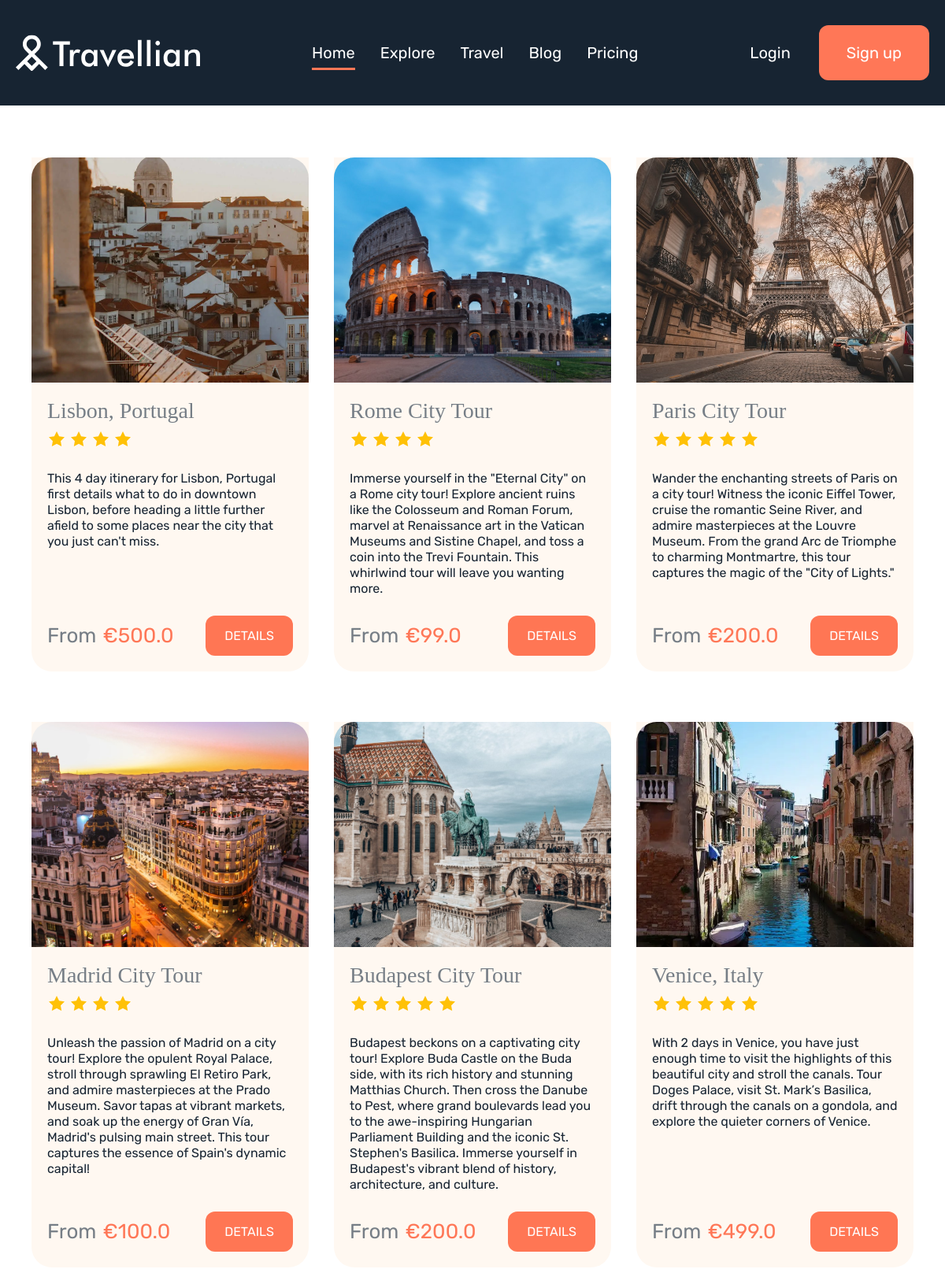
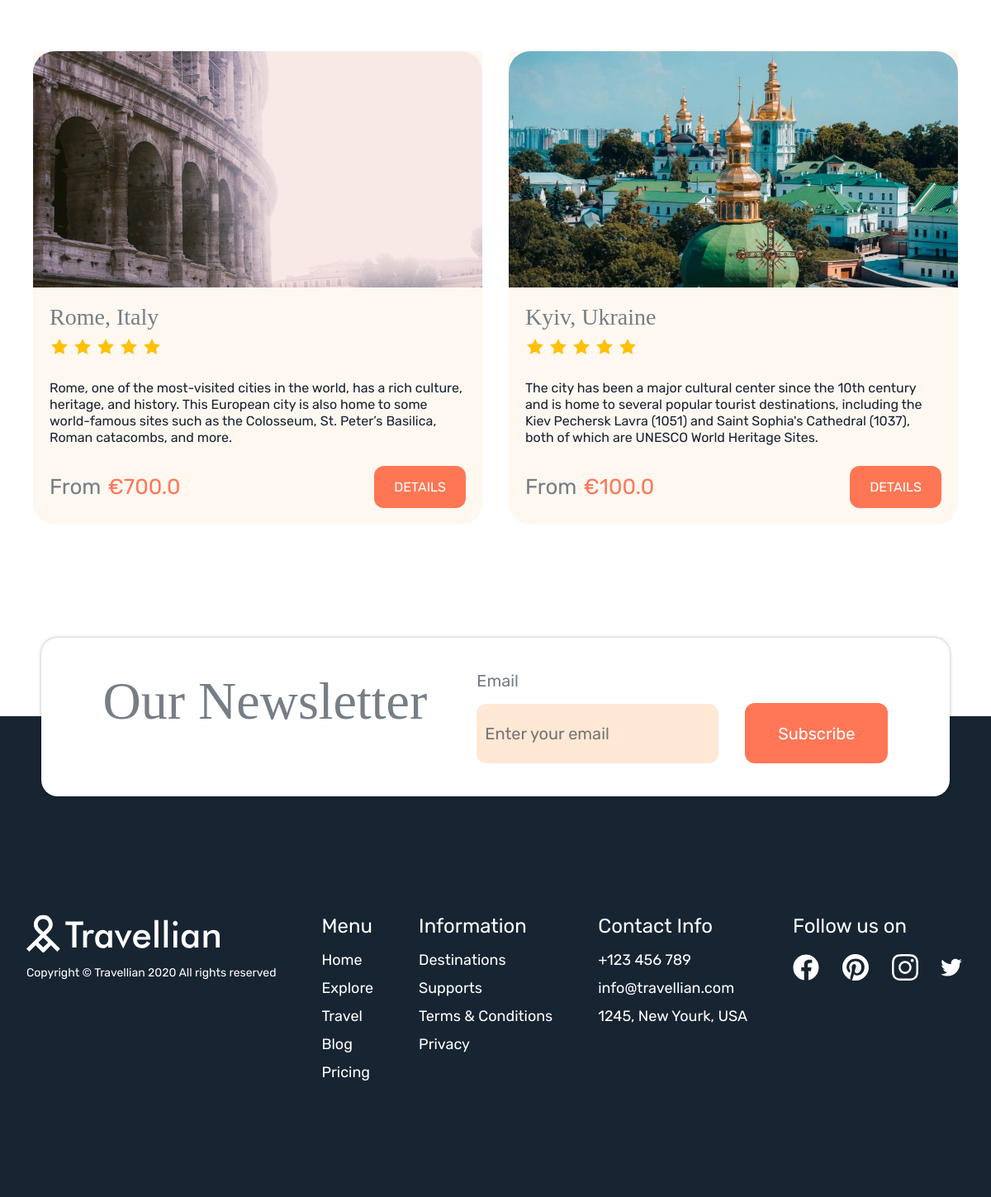
Screenshot of /offers/ with the database file from the repository (2 pictures, top to bottom).
### diploma_page/models.py (models this page shows, shortened)
class Trips(models.Model):
    title = models.CharField(max_length=100)
    type = models.CharField(max_length=100)
    cost = models.FloatField(max_length=10)
    days = models.IntegerField()
    rating = models.IntegerField()
    description = models.TextField(max_length=400)
    trip_image = models.ImageField(null = True, blank=True, upload_to="images/")
    is_special = models.BooleanField()

### diploma_page/views.py (the view)
# urls.py: path('offers/', offers, name='offers'),
def offers(request):
    data = Trips.objects.all()
    form = registerForm(request)
    return render(request, 'offers/index.html', {'data': data,'form': form})

### diploma_page/forms.py
class AccountCreationForm(UserCreationForm):
    login = forms.BooleanField(widget=forms.HiddenInput, initial=True)
    def __init__(self, *args, **kwargs):
        super().__init__(*args, **kwargs)
        self.fields['username'].widget.attrs.update({'placeholder':_('Username')})
        self.fields['password1'].widget.attrs.update({'placeholder':_('Password')})
        self.fields['password2'].widget.attrs.update({'placeholder':_('Repeat password')})

### diploma_page/views.py (called while the page is built)
def registerForm(request):
    if request.method == "POST" and 'login' in request.POST:
        form = AccountCreationForm(request.POST)
        if form.is_valid():
            form.save()
            return HttpResponseRedirect("/")
        else:
            messages.error(request, form.errors, extra_tags="register")
    else:
        form = AccountCreationForm()
    return form

### diploma_page/templates/offers/index.html (shortened to what this page needs)
{% extends '../base.html' %}
{% block head %}
{% load static %}
    <link rel="stylesheet" href="{% static 'offers/styles/style.css' %}">
{% endblock head%}
{% block content %}
<div class="offers-page-wrap">
    <div class = "d-flex offers-list-wrap">
        {% for item in data %}
        <div class = "offer-item">
            <div style="background-image: url(../media/{{item.trip_image}});" class = "offer-image-block bg-options">
            </div>
            <div class = "offer-text-block">
                <div class = "offer-rate">
                    <span class = "offer-title grey-text d-block">{{ item.title }}</span>
                    {% for i in '0123456789'|make_list %}
                        {% if  forloop.counter <= item.rating %}
                        <svg width="24" height="24" viewBox="0 0 24 24" fill="none" xmlns="http://www.w3.org/2000/svg">
                            <path d="M12 2.00006L15.09 8.26006L22 9.27006L17 14.1401L18.18 21.0201L12 17.7701L5.82 21.0201L7 14.1401L2 9.27006L8.91 8.26006L12 2.00006Z" fill="#FFC107"/>
                            </svg>
                        {% endif %}
                    {% endfor %}
                </div>
                <span class = "offer-description d-block">{{ item.description }}</span>
                <div class="www">
                    <div class="offer-price-details">
                        <div class = "offer-price-wrap">
                            <span class = "title-small grey-text">From</span>
                            <span class = "offer-price">€{{ item.cost }}</span>
                        </div>
                        <div class = "offer-details">
                            <a class="offer-btn" href = "{{item.id}}">Details</a>
                        </div>
                    </div>
                </div>
            </div>
        </div>
        {% endfor %}
    </div>
</div>
{% endblock content%}

### diploma_page/static/styles/style.css (style rules this page uses)
a, abbr, acronym, address, applet, article, aside, audio, b, big, blockquote, body, canvas, caption, center, cite, code, dd, del, details, dfn, div, dl, dt, em, embed, fieldset, figcaption, figure, footer, form, h1, h2, h3, h4, h5, h6, header, hgroup, html, i, iframe, img, ins, kbd, label, legend, li, mark, menu, nav, object, ol, output, p, pre, q, ruby, s, samp, section, small, span, strike, strong, sub, summary, sup, table, tbody, td, tfoot, th, thead, time, tr, tt, u, ul, var, video { margin: 0; padding: 0; border: 0; font-size: 100%; font: inherit; vertical-align: baseline }
body { line-height: 1 }
:root { --main-page-color: #FF7757; --secondary-color: #172432; --desktop-vertical-padding: 182px; --secondary-text-color: #767E86; --page-font1: Playfair Display; --page-font2: Rubik }
.offer-item { display: -webkit-box; display: -ms-flexbox; display: flex; -webkit-box-orient: vertical; -webkit-box-direction: normal; -ms-flex-direction: column; flex-direction: column; border-radius: 0 0 26px 26px; background: #fff8f1; height: 100% }
.offer-image-block { height: 286px; width: 100%; border-radius: 26px 26px 0 0; background: -webkit-gradient(linear, left bottom, left top, from(rgba(255, 119, 87, .1)), to(rgba(255, 119, 87, .1))), #d3d3d3; background: -o-linear-gradient(bottom, rgba(255, 119, 87, .1) 0, rgba(255, 119, 87, .1) 100%), #d3d3d3; background: linear-gradient(0deg, rgba(255, 119, 87, .1) 0, rgba(255, 119, 87, .1) 100%), #d3d3d3 }
.offer-text-block { display: -webkit-box; display: -ms-flexbox; display: flex; padding: 20px; -webkit-box-orient: vertical; -webkit-box-direction: normal; -ms-flex-direction: column; flex-direction: column; gap: 24px }
.offer-title { padding-bottom: 8px; font-family: Mulish; font-size: 28px }
.offer-description { color: #172432; font-family: var(--page-font2); font-size: 16px; line-height: 20px }
.offer-price-wrap { display: -webkit-box; display: -ms-flexbox; display: flex; -webkit-box-align: center; -ms-flex-align: center; align-items: center; gap: 8px }
.offer-price { color: var(--main-page-color); font-family: var(--page-font2); font-size: 32px }
.offer-price-details { display: -webkit-box; display: -ms-flexbox; display: flex; -webkit-box-orient: vertical; -webkit-box-direction: normal; -ms-flex-direction: column; flex-direction: column; gap: 20px }
.offer-details { padding: 16px 0 }
.offer-btn { border-radius: 12px; background: #ff7654; padding: 16px 24px; text-decoration: none; color: #fff; font-family: var(--page-font2); font-size: 20px; text-transform: uppercase }
@media only screen and (min-width:720px) { .title-small { font-size: 24px !important } }
@media only screen and (min-width:720px) { .offer-image-block { background-position: 50% } }
@media only screen and (min-width:1122px) and (max-width:1250px) { .offer-price-details span { font-size: 26px !important } }
@media only screen and (min-width:1122px) and (max-width:1250px) { .offer-btn { font-size: 16px !important } }
@media only screen and (min-width:1122px) { .blog-post-wrap, .btn-login-signup, .gallery-images-wrap, .offer-price-details, .offer-wrap, .planners-wrap, header .menu { -webkit-box-orient: horizontal; -webkit-box-direction: normal; -ms-flex-direction: row; flex-direction: row } }
@media only screen and (min-width:1122px) { .title-small { font-size: 24px !important } }
@media only screen and (min-width:1122px) { .offer-item { background-size: cover } }
@media only screen and (min-width:1122px) { .offer-price-details { -webkit-box-pack: justify; -ms-flex-pack: justify; justify-content: space-between } }
body { line-height: normal }
.grey-text { color: var(--secondary-text-color) !important }
.d-block { display: block }
.d-flex { display: -webkit-box; display: -ms-flexbox; display: flex }
.normal-text, .title-small { font-family: var(--page-font2); font-size: 18px }
.bg-options { background-size: cover; background-repeat: no-repeat }
.offer-description, .offer-text-block { -webkit-box-flex: 1; -ms-flex: 1; flex: 1 }
.offer-text-block { height: -webkit-max-content; height: -moz-max-content; height: max-content }

### rows the page displays
Trips: trip_image (picture), title "Lisbon, Portugal", rating 4 (drawn), description "This 4 day itinerary for Lisbon, Portugal first details what to do in downtown Lisbon, before heading a little further afield to some places near the city that you just can't miss.", cost "500.0"
Trips: trip_image (picture), title "Rome City Tour", rating 4 (drawn), description "Immerse yourself in the \"Eternal City\" on a Rome city tour! Explore ancient ruins like the Colosseum and Roman Forum, marvel at Renaissance art in the Vatican Museums and Sistine Chapel, and toss a coin into the Trevi Fountain. This whirlwind tour will leave you wanting more.", cost "99.0"
Trips: trip_image (picture), title "Paris City Tour", rating 5 (drawn), description "Wander the enchanting streets of Paris on a city tour! Witness the iconic Eiffel Tower, cruise the romantic Seine River, and admire masterpieces at the Louvre Museum. From the grand Arc de Triomphe to charming Montmartre, this tour captures the magic of the \"City of Lights.\"", cost "200.0"
Trips: trip_image (picture), title "Madrid City Tour", rating 4 (drawn), description "Unleash the passion of Madrid on a city tour! Explore the opulent Royal Palace, stroll through sprawling El Retiro Park, and admire masterpieces at the Prado Museum. Savor tapas at vibrant markets, and soak up the energy of Gran Vía, Madrid's pulsing main street. This tour captures the essence of Spain's dynamic capital!", cost "100.0"
Trips: trip_image (picture), title "Budapest City Tour", rating 5 (drawn), description "Budapest beckons on a captivating city tour! Explore Buda Castle on the Buda side, with its rich history and stunning Matthias Church. Then cross the Danube to Pest, where grand boulevards lead you to the awe-inspiring Hungarian Parliament Building and the iconic St. Stephen's Basilica. Immerse yourself in Budapest's vibrant blend of history, architecture, and culture.", cost "200.0"
Trips: trip_image (picture), title "Venice, Italy", rating 5 (drawn), description "With 2 days in Venice, you have just enough time to visit the highlights of this beautiful city and stroll the canals. Tour Doges Palace, visit St. Mark’s Basilica, drift through the canals on a gondola, and explore the quieter corners of Venice.", cost "499.0"
Trips: trip_image (picture), title "Rome, Italy", rating 5 (drawn), description "Rome, one of the most-visited cities in the world, has a rich culture, heritage, and history. This European city is also home to some world-famous sites such as the Colosseum, St. Peter’s Basilica, Roman catacombs, and more.", cost "700.0"
Trips: trip_image (picture), title "Kyiv, Ukraine", rating 5 (drawn), description "The city has been a major cultural center since the 10th century and is home to several popular tourist destinations, including the Kiev Pechersk Lavra (1051) and Saint Sophia's Cathedral (1037), both of which are UNESCO World Heritage Sites.", cost "100.0"
